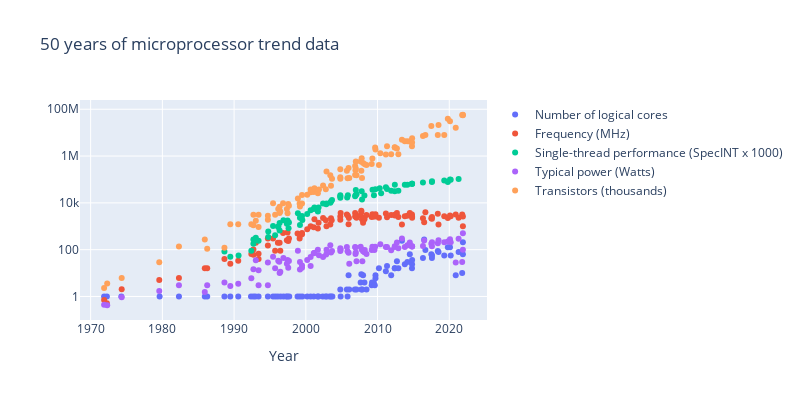

Source (notebook cell):
### Markdown cell above
<div style="background: #efffed;
            border: 1px solid grey;
            margin: 8px 0 8px 0;
            text-align: center;
            padding: 8px; ">
    <i class="fa-play fa" 
       style="font-size: 40px;
              line-height: 40px;
              margin: 8px;
              color: #444;">
    </i>
    <div>
    To run the selected code cell, hit <pre style="background: #efffed">Shift + Enter</pre>
    </div>
</div>

### Code cell
import pandas as pd

import plotly.graph_objects as go

fig = go.Figure()

for (f, l) in [("cores", "Number of logical cores"), ("frequency", "Frequency (MHz)"), ("specint", "Single-thread performance (SpecINT x 1000)"), ("watts", "Typical power (Watts)"), ("transistors", "Transistors (thousands)")]:
    df = pd.read_csv(f"microprocessor-trend-data/{f}.dat", sep="\s+", skiprows=0, names=["year", f])
    fig.add_trace(go.Scatter(name=l, x=df["year"], y=df[f], mode='markers', dx=10))

fig.update_layout(title="50 years of microprocessor trend data", xaxis_title="Year", width=800, height=400)
fig.update_yaxes(type="log")
fig.show()
fig.write_json("microprocessor-trend-data.json")
